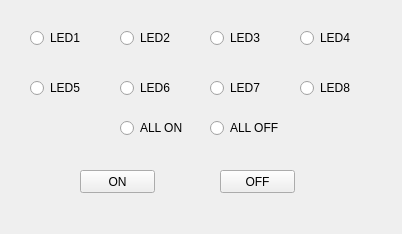
<?xml version="1.0" encoding="UTF-8"?>
<ui version="4.0">
 <class>Led</class>
 <widget class="QWidget" name="Led">
  <property name="geometry">
   <rect>
    <x>0</x>
    <y>0</y>
    <width>402</width>
    <height>234</height>
   </rect>
  </property>
  <property name="windowTitle">
   <string>Form</string>
  </property>
  <widget class="QPushButton" name="onButton">
   <property name="geometry">
    <rect>
     <x>80</x>
     <y>170</y>
     <width>75</width>
     <height>23</height>
    </rect>
   </property>
   <property name="text">
    <string>ON</string>
   </property>
  </widget>
  <widget class="QPushButton" name="offButton">
   <property name="geometry">
    <rect>
     <x>220</x>
     <y>170</y>
     <width>75</width>
     <height>23</height>
    </rect>
   </property>
   <property name="text">
    <string>OFF</string>
   </property>
  </widget>
  <widget class="QRadioButton" name="led1">
   <property name="geometry">
    <rect>
     <x>30</x>
     <y>30</y>
     <width>89</width>
     <height>16</height>
    </rect>
   </property>
   <property name="text">
    <string>LED1</string>
   </property>
  </widget>
  <widget class="QRadioButton" name="led2">
   <property name="geometry">
    <rect>
     <x>120</x>
     <y>30</y>
     <width>89</width>
     <height>16</height>
    </rect>
   </property>
   <property name="text">
    <string>LED2</string>
   </property>
  </widget>
  <widget class="QRadioButton" name="led3">
   <property name="geometry">
    <rect>
     <x>210</x>
     <y>30</y>
     <width>89</width>
     <height>16</height>
    </rect>
   </property>
   <property name="text">
    <string>LED3</string>
   </property>
  </widget>
  <widget class="QRadioButton" name="led4">
   <property name="geometry">
    <rect>
     <x>300</x>
     <y>30</y>
     <width>89</width>
     <height>16</height>
    </rect>
   </property>
   <property name="text">
    <string>LED4</string>
   </property>
  </widget>
  <widget class="QRadioButton" name="led7">
   <property name="geometry">
    <rect>
     <x>210</x>
     <y>80</y>
     <width>89</width>
     <height>16</height>
    </rect>
   </property>
   <property name="text">
    <string>LED7</string>
   </property>
  </widget>
  <widget class="QRadioButton" name="led5">
   <property name="geometry">
    <rect>
     <x>30</x>
     <y>80</y>
     <width>89</width>
     <height>16</height>
    </rect>
   </property>
   <property name="text">
    <string>LED5</string>
   </property>
  </widget>
  <widget class="QRadioButton" name="led6">
   <property name="geometry">
    <rect>
     <x>120</x>
     <y>80</y>
     <width>89</width>
     <height>16</height>
    </rect>
   </property>
   <property name="text">
    <string>LED6</string>
   </property>
  </widget>
  <widget class="QRadioButton" name="led8">
   <property name="geometry">
    <rect>
     <x>300</x>
     <y>80</y>
     <width>89</width>
     <height>16</height>
    </rect>
   </property>
   <property name="text">
    <string>LED8</string>
   </property>
  </widget>
  <widget class="QRadioButton" name="all_on">
   <property name="geometry">
    <rect>
     <x>120</x>
     <y>120</y>
     <width>89</width>
     <height>16</height>
    </rect>
   </property>
   <property name="text">
    <string>ALL ON</string>
   </property>
  </widget>
  <widget class="QRadioButton" name="all_off">
   <property name="geometry">
    <rect>
     <x>210</x>
     <y>120</y>
     <width>89</width>
     <height>16</height>
    </rect>
   </property>
   <property name="text">
    <string>ALL OFF</string>
   </property>
  </widget>
 </widget>
 <resources/>
 <connections/>
</ui>
